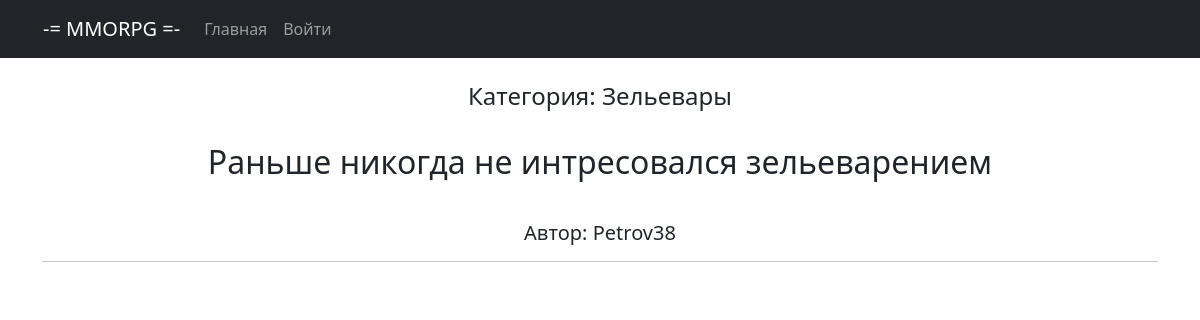
Page /bulletin_board/2 on the committed database.
### bulletin_board/models.py (models this page shows, shortened)
class Bulletin(models.Model):
    TYPE = (
        ('tanks', 'Танки'),
        ('hils', 'Хилы'),
        ('dd', 'ДД'),
        ('merchant', 'Торговцы'),
        ('guildmas', 'Гилдмастеры'),
        ('questgiv', 'Квестгиверы'),
        ('smith', 'Кузнецы'),
        ('leathers', 'Кожевники'),
        ('potion', 'Зельевары'),
        ('spellmas', 'Мастера заклинаний'),
    )
    user = models.ForeignKey(User, blank=True, null=True, on_delete=models.CASCADE, verbose_name='Пользователь')
    category = models.CharField(max_length=8, choices=TYPE, default='tanks', verbose_name='Категория')
    title = models.CharField(max_length=128, verbose_name='Название')
    content = RichTextUploadingField(verbose_name='Содержание')
    dateCreationn = models.DateField(auto_now_add=True)

### bulletin_board/views.py (the view, shortened to what this page needs)
# urls.py: path('<int:pk>', BulletinDetail.as_view(), name='bulletin_detail'),
class BulletinDetail(DetailView):
    template_name = 'bulletin.html'
    queryset = Bulletin.objects.all()
    form_class = DetailFormWithResponse
    extra_context = {'form': DetailFormWithResponse}
    def get_context_data(self, **kwargs):
        context = super().get_context_data(**kwargs)
        pk = self.kwargs.get('pk')
        bull_author = Bulletin.objects.get(id=pk).user
        current_user = self.request.user
        return context

### templates/bulletin.html (shortened to what this page needs)
{% extends 'flatpages/default.html' %}
{% block content %}<br>
<h4>Категория: {{ bulletin.get_category_display }}</h4><br>
<h2>{{ bulletin.content|safe }}</h2><br>
<h5>Автор: {{ bulletin.user }}</h5>
<hr>
{% endblock content %}

### rows in the picture
Bulletin: category "Зельевары", content "Раньше никогда не интресовался зельеварением", user "Petrov38"
